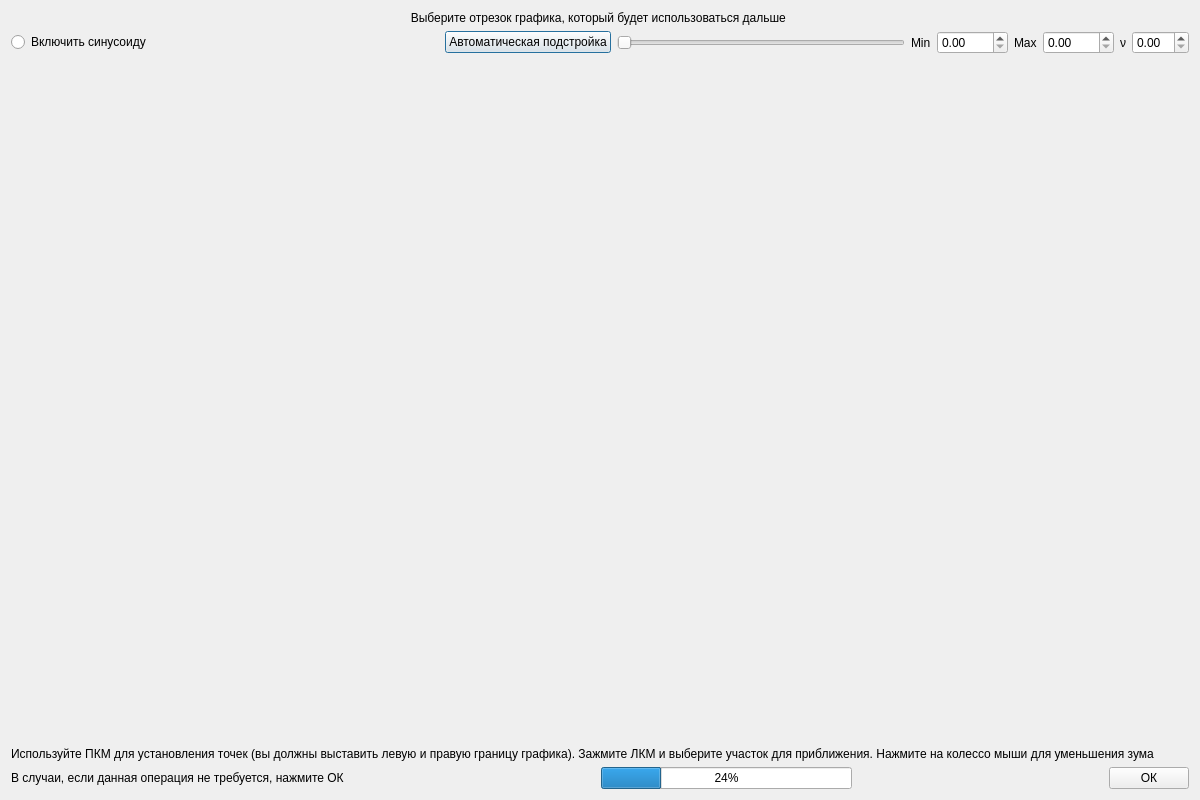
<?xml version="1.0" encoding="UTF-8"?>
<ui version="4.0">
 <class>correctInput</class>
 <widget class="QDialog" name="correctInput">
  <property name="geometry">
   <rect>
    <x>0</x>
    <y>0</y>
    <width>1200</width>
    <height>800</height>
   </rect>
  </property>
  <property name="sizePolicy">
   <sizepolicy hsizetype="Fixed" vsizetype="Fixed">
    <horstretch>0</horstretch>
    <verstretch>0</verstretch>
   </sizepolicy>
  </property>
  <property name="windowTitle">
   <string>Корректировка данных</string>
  </property>
  <layout class="QVBoxLayout" name="verticalLayout">
   <item>
    <widget class="QLabel" name="label">
     <property name="text">
      <string>Выберите отрезок графика, который будет использоваться дальше </string>
     </property>
     <property name="alignment">
      <set>Qt::AlignmentFlag::AlignCenter</set>
     </property>
    </widget>
   </item>
   <item>
    <layout class="QHBoxLayout" name="horizontalLayout_2">
     <item>
      <widget class="QRadioButton" name="cheack">
       <property name="text">
        <string>Включить синусоиду</string>
       </property>
      </widget>
     </item>
     <item>
      <spacer name="horizontalSpacer_4">
       <property name="orientation">
        <enum>Qt::Orientation::Horizontal</enum>
       </property>
       <property name="sizeHint" stdset="0">
        <size>
         <width>40</width>
         <height>20</height>
        </size>
       </property>
      </spacer>
     </item>
     <item>
      <widget class="QPushButton" name="autoAdjustmen">
       <property name="text">
        <string>Автоматическая подстройка</string>
       </property>
      </widget>
     </item>
     <item>
      <widget class="QSlider" name="sinPosGorizont">
       <property name="tracking">
        <bool>true</bool>
       </property>
       <property name="orientation">
        <enum>Qt::Orientation::Horizontal</enum>
       </property>
      </widget>
     </item>
     <item>
      <widget class="QLabel" name="label_4">
       <property name="text">
        <string>Min</string>
       </property>
      </widget>
     </item>
     <item>
      <widget class="QDoubleSpinBox" name="min">
       <property name="maximum">
        <double>2000.000000000000000</double>
       </property>
      </widget>
     </item>
     <item>
      <widget class="QLabel" name="label_5">
       <property name="text">
        <string>Max</string>
       </property>
      </widget>
     </item>
     <item>
      <widget class="QDoubleSpinBox" name="max">
       <property name="maximum">
        <double>2000.000000000000000</double>
       </property>
      </widget>
     </item>
     <item>
      <widget class="QLabel" name="label_6">
       <property name="text">
        <string>ν</string>
       </property>
      </widget>
     </item>
     <item>
      <widget class="QDoubleSpinBox" name="freq">
       <property name="maximum">
        <double>10.000000000000000</double>
       </property>
       <property name="singleStep">
        <double>0.100000000000000</double>
       </property>
      </widget>
     </item>
    </layout>
   </item>
   <item>
    <widget class="QWidget" name="widget" native="true">
     <property name="sizePolicy">
      <sizepolicy hsizetype="Expanding" vsizetype="Expanding">
       <horstretch>0</horstretch>
       <verstretch>0</verstretch>
      </sizepolicy>
     </property>
    </widget>
   </item>
   <item>
    <widget class="QLabel" name="label_3">
     <property name="text">
      <string>Используйте ПКМ для установления точек (вы должны выставить левую и правую границу графика). Зажмите ЛКМ и выберите участок для приближения. Нажмите на колессо мыши для уменьшения зума</string>
     </property>
    </widget>
   </item>
   <item>
    <layout class="QHBoxLayout" name="horizontalLayout">
     <item>
      <widget class="QLabel" name="label_2">
       <property name="text">
        <string>В случаи, если данная операция не требуется, нажмите ОК</string>
       </property>
      </widget>
     </item>
     <item>
      <spacer name="horizontalSpacer">
       <property name="orientation">
        <enum>Qt::Orientation::Horizontal</enum>
       </property>
       <property name="sizeHint" stdset="0">
        <size>
         <width>40</width>
         <height>20</height>
        </size>
       </property>
      </spacer>
     </item>
     <item>
      <widget class="QProgressBar" name="progressBar">
       <property name="value">
        <number>24</number>
       </property>
      </widget>
     </item>
     <item>
      <spacer name="horizontalSpacer_2">
       <property name="orientation">
        <enum>Qt::Orientation::Horizontal</enum>
       </property>
       <property name="sizeHint" stdset="0">
        <size>
         <width>40</width>
         <height>20</height>
        </size>
       </property>
      </spacer>
     </item>
     <item>
      <widget class="QPushButton" name="pushButton">
       <property name="sizePolicy">
        <sizepolicy hsizetype="Fixed" vsizetype="Fixed">
         <horstretch>0</horstretch>
         <verstretch>0</verstretch>
        </sizepolicy>
       </property>
       <property name="text">
        <string>ОК</string>
       </property>
      </widget>
     </item>
    </layout>
   </item>
  </layout>
 </widget>
 <resources/>
 <connections/>
</ui>
